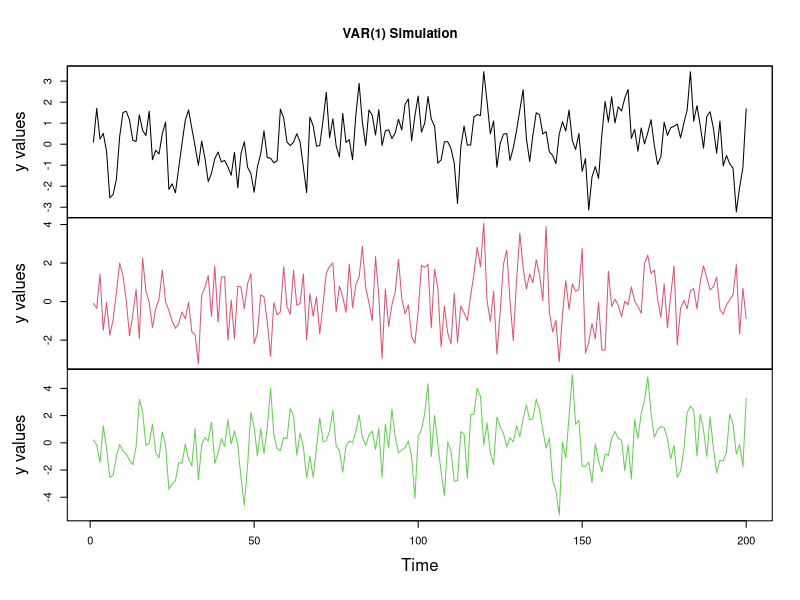
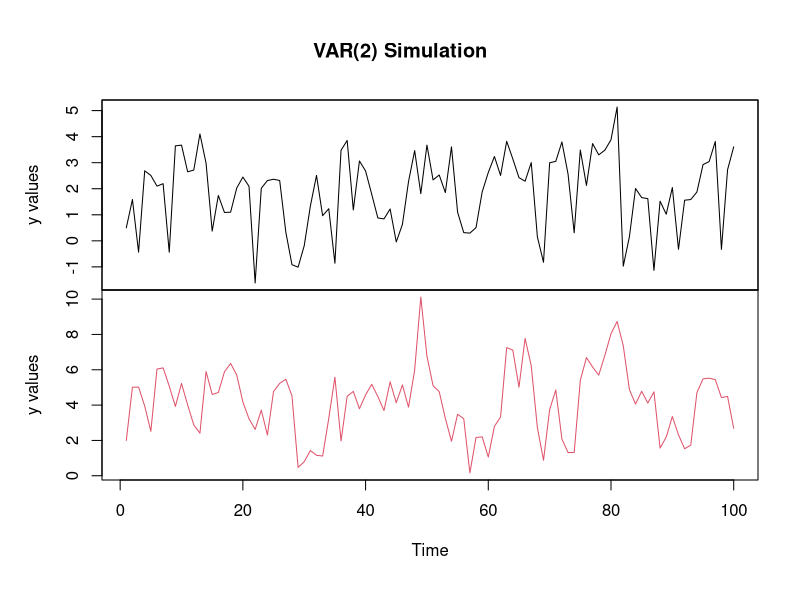

R code for these plots, in order:
## ---- chunk 1
#install required packages
library(MASS)
library(zoo)
library(stats)
library(rockchalk)
## ---- chunk 2
comp_mtrx <- function(AA){
    ## AA is a K x Kp matrix, so we are able to derive p in the following way
    K <- nrow(AA)
    Kp <- ncol(AA)      
    p <- Kp/K
    
    # Create the empty companion matrix Kp x Kp
    C <- matrix(0, nrow=Kp, ncol=Kp)

    C[1:K,] <- AA
    
    # Add ones on the K-th sub-diagonal
    if (p>1)
        C[(K+1):Kp, 1:(Kp-K)] <- diag(Kp - K)
    return(C)
}
## ---- chunk 3
  var_roots<-function(AA){
    if(nrow(AA)==ncol(AA)){  # matrix is squared
      C<-AA  
    }else{
      C<-comp_mtrx(AA) # transform form compact matrix into companion matrix 
    }
    eig<-eigen(C)$values
    return(eig) 
  }
  
## ---- chunk 4

autocov_fun<-function(A, Sigma_u,p=1){ # A for high-order var is combined matrix,
  K<-nrow(Sigma_u) 
  Kp<-K * p
  #for var(1) is just A1
 if(p>1){
   #compute companion
   A<- comp_mtrx(A)
   #extend original sigma_u
  Sigma_U<-matrix(0, nrow=Kp, ncol=Kp) 
  Sigma_U[1:K, 1:K]<-Sigma_u
   
 }else{
   Sigma_U<-Sigma_u
 } 
 # compute the Kronecker product
  I<-diag(1, Kp^2)
  #compute vectorised Sigma_U
  vec_Sigma_U<-as.vector(Sigma_U)
  # compute the Autocovariance function
  vec_gamma_0<-solve(I - kronecker(A, A)) %*% vec_Sigma_U
  # reshape the result into a matrix
  Gamma_Y_0<-matrix(vec_gamma_0, nrow=Kp, ncol=Kp)
  
  return(Gamma_Y_0)  
}
## ---- chunk 5
equilibrium<-function(A, nu){
  #check stability condition
  eig<-var_roots(A)
  if(any(Mod(eig)>=1)){   
      stop("Trajectories are not stable")
  }
  Kp<-nrow(A)
  I_Kp<-diag(1,Kp)
  values<-solve(I_Kp-A) %*% nu
  return(values)
}
## ---- chunk 6
  var_sim <- function(AA, nu, Sigma_u, nSteps, y0) {
    K <- nrow(Sigma_u)
    Kp <- ncol(AA)
    p <- Kp/K
        
    if (p > 1) {
        C <- comp_mtrx(AA) # form the  companion matrix of the var(p) process
    } else {
        C <- AA  
    }
    y_t <- matrix(0, nrow =  nSteps, ncol=Kp) #trajectories matrix nSteps x Kp
    y_t[1, 1:Kp] <- y0 #add initial value to initiate the simulation
    noise <- mvrnorm(n = nSteps, mu = rep(0, K), Sigma = Sigma_u) #assuming that 
    #residuals follow a multivariate normal distribution    
    
    for (t in 2:nSteps) {
        y_t[t, ] <- C %*% y_t[t-1, ]
        y_t[t, 1:K] <- y_t[t, 1:K] + nu + noise[t,]
    }
    
    y_t <- zoo(y_t[,1:K], 1:nSteps)  
    return(y_t)
  }
## ---- chunk 7


par_estimate <- function(y_t, p=1) {
  nObs <- nrow(y_t)  # Number of observations
  K <- ncol(y_t)  # Number of variables
  T <- nObs - p  # Number of usable observations

  # y 
  Y <- y_t[(p + 1):nObs, ]  # T x K matrix

  # Z
  Z <- matrix(1, nrow = T, ncol = (K * p + 1))  # Intercept + lagged values

  for (i in 1:p) {
    col_start <- 2 + (i - 1) * K
    col_end <- 1 + i * K
    Z[, col_start:col_end] <- y_t[(p + 1 - i):(nObs - i), ]
  }

  # Estimate coefficients using OLS: B_hat = (Z'Z)^(-1) Z'Y
  B_hat <- solve(t(Z) %*% Z) %*% t(Z) %*% Y  # (K*p + 1) x K matrix

  return(list(
    Y = Y,
    Z = Z,
    B_hat = B_hat,  # Estimated VAR parameters
    T = T
  ))
}

## ---- chunk 8
estimator<-function(Y, Z, p=1, method = c("standard", "qr", "lsfit")) {

    # Estimator
     method <- match.arg(method)
     if(method == "standard"){
        B_hat <- solve(t(Z) %*% Z, t(Z) %*% Y)
        B_hat <- t(B_hat)
     } else if(method == "qr"){
        qr_decomp <- qr(Z)  
        B_hat <- qr.coef(qr_decomp, Y)
     } else if(method == "lsfit"){
       fit <- lsfit(Z, Y) 
        B_hat <- fit$coef  
     } else {
        stop("Unknown method")
     }
    return(list(nu=B_hat[,1], AA=B_hat[,-1]))
  }

## ---- chunk 9
est_autocov <- function(y_t, Y, Z, T, p=1){
    K <- ncol(y_t)
    Kp <- K * p
    I_t <- diag(T)

    # QR decomposition of Z to avoid singularity issues
    qr_decomp <- qr(Z)
    Q <- qr.Q(qr_decomp)
    P_Z <- Q %*% t(Q)  # Projection matrix

    # Compute bias-corrected covariance
    bias_sigma <- 1/T * t(Y) %*% (I_t - P_Z) %*% Y

    # Degrees of freedom correction
    d.f. <- T / (T - Kp - 1)
    unbiased <- d.f. * bias_sigma  # Corrected covariance estimate

    return(unbiased)
}

## ---- chunk 10
set.seed(123)
  p<-1
  A<-matrix(c(0.5, 0.1, 0., 0., 0.1, 0.2, 0., 0.3, 0.3), nrow=3, ncol=3)
  nu<-matrix(c(0.05, 0.02, 0.04), nrow=3)
  Sigma_u <- matrix(c(1.0, 0.2, 0.3, 0.2, 2.0, 0.5, 0.3, 0.5, 3.0), nrow = 3, ncol = 3)
  nSteps <- 200
  y0 <- matrix(c(0.1, -0.1, 0.2),ncol=ncol(A))

#compute trajectories
y_t_a<-var_sim(A, nu, Sigma_u, nSteps, y0)  
plot(y_t_a, main = "VAR(1) Simulation", xlab = "Time", ylab = "y values", col = 1:3, lty = 1)
## ---- chunk 11
#estimate parameters
par_A<-par_estimate(y_t_a)
#estimate coefficient 

test_A<-estimator(par_A$Y, par_A$Z)
auto_cov_A<-est_autocov(y_t_a, par_A$Y, par_A$Z, par_A$T)

## ---- chunk 12
A_true <- A  
A_est <- test_A$AA 

diff_A <- A_true - A_est  
print(diff_A)

## ---- chunk 13
nu_true <- nu  # True nu from the simulation
nu_est <- test_A$nu  # Estimated nu

diff_nu <- nu_true - nu_est  # Compute the difference
print(diff_nu)
## ---- chunk 14
Sigma_u_true <- Sigma_u  # True covariance matrix
Sigma_u_est <- auto_cov_A  # Estimated autocovariance

diff_Sigma_u <- Sigma_u_true - Sigma_u_est  # Compute the difference
print(diff_Sigma_u)

## ---- chunk 15
# Define parameters for Test B
set.seed(123)
p_B <- 2  # Number of lags for VAR(p)
nSteps_B <- 100
K_B <- 2  # Number of variables (size of y_t)
Sigma_u_B <- matrix(c(2, 0.3, 0.3, 3), nrow = 2, ncol = 2)
y0_B <- c(0.5, 2, 1, 5) 
nu_int_B <- matrix(c(0.5, 0.9), nrow = 2)

A_1 <- matrix(c(0.5, 0.4, 0.1, 0.5), nrow = 2, ncol = 2)
A_2 <- matrix(c(0, 0.25, 0, 0), nrow = 2, ncol = 2)
AA <- cbind(A_1, A_2)

# Simulate time series for Test B
y_t_B <- var_sim(AA, nu_int_B, Sigma_u_B, nSteps_B, y0_B)
plot(y_t_B, main = "VAR(2) Simulation", xlab = "Time", ylab = "y values", col = 1:2, lty = 1)

## ---- chunk 16
# Estimate the parameters for Test B
par_B <- par_estimate(y_t_B, p = p_B)

# Estimate coefficients
test_B <- estimator(par_B$Y, par_B$Z)

# Display estimated coefficients for Test B
A_est_B <- test_B$AA
nu_est_B <- test_B$nu

# Estimate autocovariance matrix for Test B
auto_cov_B <- est_autocov(y_t_B, par_B$Y, par_B$Z, par_B$T, p = p_B)

# Display the estimated autocovariance matrix
auto_cov_B

## ---- chunk 17
# True and estimated coefficient matrix for Test B
A_true_B <- AA  # True coefficient matrix
diff_A_B <- A_true_B - A_est_B  # Difference between true and estimated A

print("Difference in coefficient matrix (A):")
print(diff_A_B)

## ---- chunk 18
# True and estimated intercept matrix for Test B
nu_true_B <- nu_int_B  # True intercept vector
diff_nu_B <- nu_true_B - nu_est_B  # Difference between true and estimated nu

print("Difference in intercept matrix (nu):")
print(diff_nu_B)

## ---- chunk 19
# True and estimated covariance matrix for Test B
Sigma_u_true_B <- Sigma_u_B  # True covariance matrix
diff_Sigma_u_B <- Sigma_u_true_B - auto_cov_B  # Difference between true and estimated covariance

print("Difference in covariance matrix (Sigma_u):")
print(diff_Sigma_u_B)
